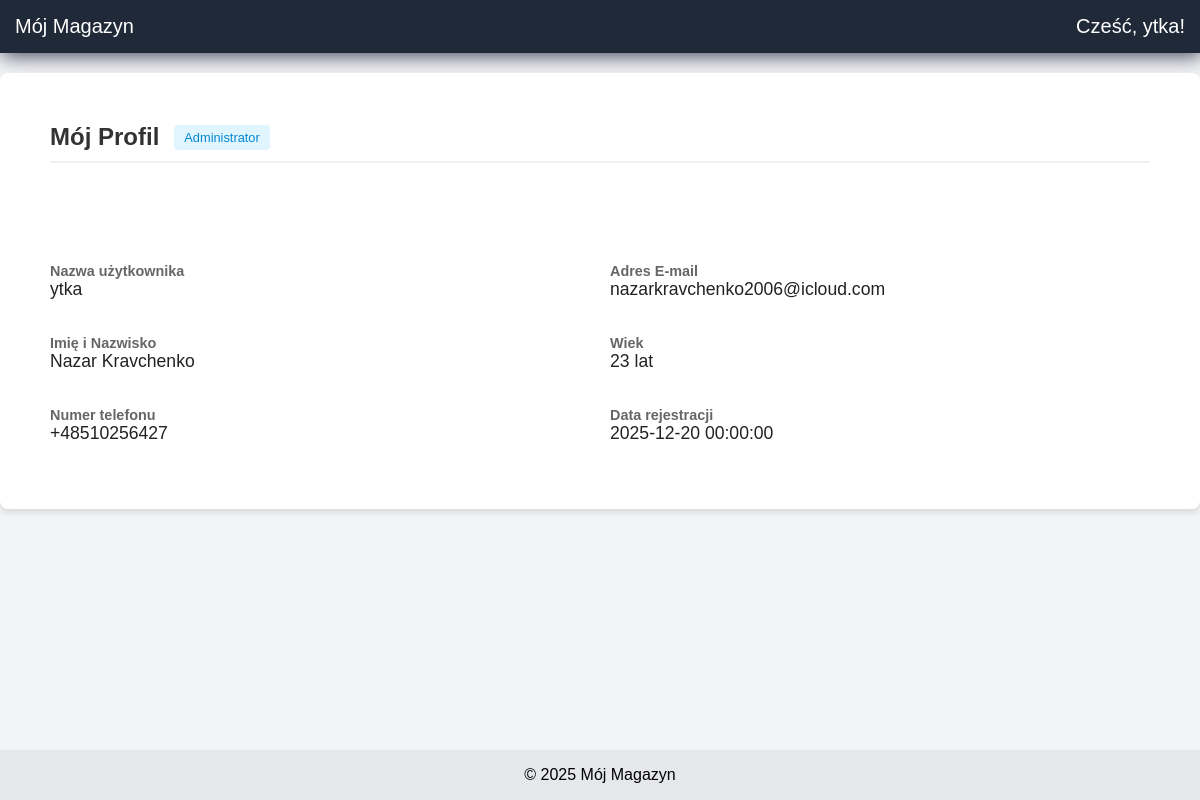
The app's page /?page=konto (signed in) with its own data.
### tables this page shows
CREATE TABLE `users` (
  `id` int(11) NOT NULL,
  `username` varchar(100) NOT NULL,
  `first_name` varchar(255) NOT NULL,
  `last_name` varchar(255) NOT NULL,
  `age` int(5) NOT NULL,
  `phone` varchar(40) NOT NULL,
  `password` varchar(255) NOT NULL,
  `email` varchar(100) NOT NULL,
  `date` datetime NOT NULL,
  `status` int(1) NOT NULL
);

### app/controllers/PageController.php (called while the page is built, shortened)
<?php
require_once '../app/models/UserRepository.php';
class PageController {
    public function konto() {
        require '../app/views/layout/header_zalogowany.php';
        require '../app/views/konto.php';
        require '../app/views/layout/footer.php';
    }
}

### app/models/UserRepository.php (called while the page is built, shortened)
<?php
    class UserRepository {
        private $db;
        public function __construct() {
            $this->db = new Baza('127.0.0.1', 'root', '', 'mojmagazyn');
        }
        public function getUserByUsername($username) {
            $mysqli = $this->db->getMysqli();
            $username = $mysqli->real_escape_string($username);
            $sql = "SELECT * FROM users WHERE username = '$username' LIMIT 1";
            $result = $mysqli->query($sql);
            if ($result && $row = $result->fetch_assoc()) {
                require_once '../app/models/User.php';
                $user = new User(
                    $row['username'],
                    $row['first_name'],
                    $row['last_name'],
                    $row['age'],
                    $row['phone'],
                    $row['email'],
                    $row['password'],
                    true
                );
                return $user;
            }
            return null;
        }
        public function getUserStatus($username) {
            $mysqli = $this->db->getMysqli();
            $username = $mysqli->real_escape_string($username);
            $sql = "SELECT status FROM users WHERE username = '$username' LIMIT 1";
            $result = $mysqli->query($sql);
            if ($result && $row = $result->fetch_assoc()) {
                return $row['status'];
            }
            return null;
        }
        public function getUserData($username) {
            $mysqli = $this->db->getMysqli();
            $username = $mysqli->real_escape_string($username);
            $sql = "SELECT date FROM users WHERE username = '$username' LIMIT 1";
            $result = $mysqli->query($sql);
            if ($result && $row = $result->fetch_assoc()) {
                return $row['date'];
            }
            return null;
        }
    };
?>

### app/models/User.php (called while the page is built, shortened)
<?php
class User {
    protected $userName;
    protected $email;
    protected $firstName;
    protected $lastName;
    protected $wiek;
    protected $phone;
    function __construct($userName, $firstName, $lastName, $wiek, $phone,$email ,$passwd, $isHashed = false) {
        $this->userName = $userName;
        $this->firstName = $firstName;
        $this->lastName = $lastName;
        $this->wiek = $wiek;
        $this->phone = $phone;
        $this->email = $email;
    }
    public function getUserName() {
        return $this->userName;
    }
    public function getEmail() {
        return $this->email;
    }
    public function getFirstName() {
        return $this->firstName;
    }
    public function getLastName() {
        return $this->lastName;
    }
    public function getWiek() {
        return $this->wiek;
    }
    public function getPhone() {
        return $this->phone;
    }
}
?>

### app/views/konto.php (the view, shortened to what this page needs)
<div class="profile-container">
    <div class="profile-header">
        <h2>Mój Profil</h2>
        <span class="badge" style="margin-left: 15px;">
            <?php
                require_once '../app/models/UserRepository.php';
                $ur = new UserRepository();
                $user = $ur->getUserByUsername($_SESSION['user']);
                echo ($ur->getUserStatus($_SESSION['user']) == 2) ? 'Administrator' : 'Pracownik';
            ?>
        </span>
    </div>
    <div class="info-grid">
        <div class="info-item">
            <label>Nazwa użytkownika</label>
            <span><?php echo $user->getUserName(); ?></span>
        </div>
        <div class="info-item">
            <label>Adres E-mail</label>
            <span><?php echo $user->getEmail(); ?></span>
        </div>
        <div class="info-item">
            <label>Imię i Nazwisko</label>
            <span><?php echo $user->getFirstName() . " " . $user->getLastName(); ?></span>
        </div>
        <div class="info-item">
            <label>Wiek</label>
            <span><?php echo $user->getWiek(); ?> lat</span>
        </div>
        <div class="info-item">
            <label>Numer telefonu</label>
            <span><?php echo $user->getPhone(); ?></span>
        </div>
        <div class="info-item">
            <label>Data rejestracji</label>
            <span>
                <?php
                    echo $ur->getUserData($_SESSION['user']);
                ?>
            </span>
        </div>
    </div>
</div>

### public/css/style.css (style rules this page uses)
body { font-family: Arial, sans-serif; background: #f3f4f6; margin: 0; min-height: 100vh; display: flex; flex-direction: column; }
.profile-container { max-width: 1200px; margin: 20px auto; background: white; padding: 50px; border-radius: 8px; box-shadow: 0 4px 6px rgba(0,0,0,0.1); }
.profile-header { border-bottom: 2px solid #f0f0f0; margin-bottom: 20px; padding-bottom: 10px; display: flex; align-items: center; }
.profile-header h2 { margin: 0; color: #333; }
.info-grid { padding-top: 80px; display: grid; grid-template-columns: 1fr 1fr; gap: 20px; }
.info-item { margin-bottom: 15px; }
.info-item label { display: block; font-weight: bold; color: #666; font-size: 0.9rem; }
.info-item span { font-size: 1.1rem; color: #222; }
.badge { background: #e1f5fe; color: #0288d1; padding: 5px 10px; border-radius: 4px; font-size: 0.8rem; }
:root { --primary-color: #2688d1; --dark-bg: #1a1f36; --light-gray: #f8f9fa; --border-color: #e0e4e8; }
* { box-sizing: border-box; }

### records on screen
users: username "ytka", email "nazarkravchenko2006@icloud.com", first_name "Nazar", last_name "Kravchenko", age "23", phone "+48510256427", date "2025-12-20 00:00:00"

### other values on screen
$_SESSION['user'] "ytka"
